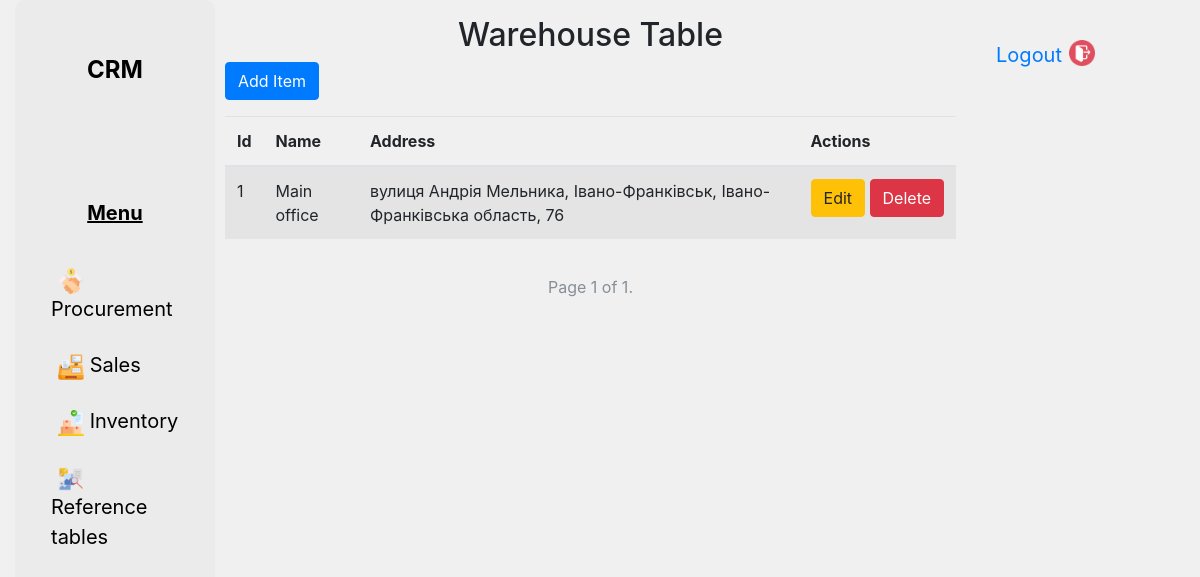
The app's page /ri/display_table/warehouse/ with its own data.
### ri/models.py (models this page shows, shortened)
class Warehouse(models.Model):
    name = models.CharField(max_length=255)
    address = models.TextField()

### ri/views.py (the view)
# urls.py: path('display_table/<str:model_name>/', views.display_table, name='display_table'),
def display_table(request, model_name):
    models = {
        'warehouse': Warehouse.objects.all(),
        'unit': Unit.objects.all(),
        'good': Good.objects.all(),
        'counterparty': Counterparty.objects.all(),
    }
    if model_name not in models:
        model_name = 'warehouse'
    paginator = Paginator(models[model_name], 10)  # 10 items per page
    page = request.GET.get('page')
    try:
        items = paginator.page(page)
    except PageNotAnInteger:
        items = paginator.page(1)
    except EmptyPage:
        items = paginator.page(paginator.num_pages)
    context = {
        'model_name': model_name,
        'items': items,
        'fields': [field.name for field in models[model_name].model._meta.fields],
        'item_fields': [{field.name: getattr(item, field.name) for field in item._meta.fields} for item in items],
    }
    return render(request, 'display_table.html', context)

### ri/templates/display_table.html (shortened to what this page needs)
{% extends 'base_template.html' %}
{% block content %}
    <div class="container">
        <div class="row justify-content-center mt-3">
            <h2>{{ model_name|title }} Table</h2>
        </div>
        <div class="row justify-content-left mb-3">
            <a class="btn btn-primary" href="{% url 'add_item_view' model_name=model_name|lower %}">Add Item</a>
        </div>
        <div class="row justify-content-center">
            <div class="table-responsive">
                <table class="table table-striped">
                    <thead>
                        <tr>
                            {% for field in fields %}
                                <th>{{ field|title }}</th>
                            {% endfor %}
                            <th>Actions</th>
                        </tr>
                    </thead>
                    <tbody>
                        {% for item_fields in item_fields %}
                            <tr>
                                {% for field_name, field_value in item_fields.items %}
                                    <td>{{ field_value }}</td>
                                {% endfor %}
                                <td>
                                    <div class="btn-group" role="group">
                                        <form method="post" action="{% url 'edit_item_view' model_name=model_name|lower pk=item_fields.id %}" style="display: inline;">
                                            <button type="submit" class="btn btn-warning">Edit</button>
                                        </form>
                                        <form method="post" action="{% url 'delete_item_view' model_name=model_name|lower pk=item_fields.id %}" style="display: inline;">
                                            <button type="submit" class="btn btn-danger">Delete</button>
                                        </form>
                                    </div>
                                </td>
                            </tr>
                        {% endfor %}
                    </tbody>
                </table>
            </div>
        </div>
        <div class="row justify-content-center">
            <nav aria-label="Page navigation">
                <ul class="pagination">
                    <li class="page-item disabled">
                        Page {{ items.number }} of {{ items.paginator.num_pages }}.
                    </li>
                </ul>
            </nav>
        </div>
    </div>
{% endblock %}

### ri/templates/base_template.html (style rules this page uses)
body { background-color: #F0F0F0; margin: 0; }
.pagination { margin-top: 20px; display: flex; justify-content: center; align-items: center; }
.pagination li { margin: 0 5px; }
.pagination .disabled { color: #868e96; cursor: not-allowed; }

### records on screen
Warehouse: item_fields "Main office" "вулиця Андрія Мельника, Івано-Франківськ, Івано-Франківська область, 76"

### other values on screen
{{ model_name|title }} "Warehouse"
{{ field|title }} "Id" "Name" "Address"
{{ field_value }} "1"
{{ items.number }} "1"
{{ items.paginator.num_pages }} "1"
